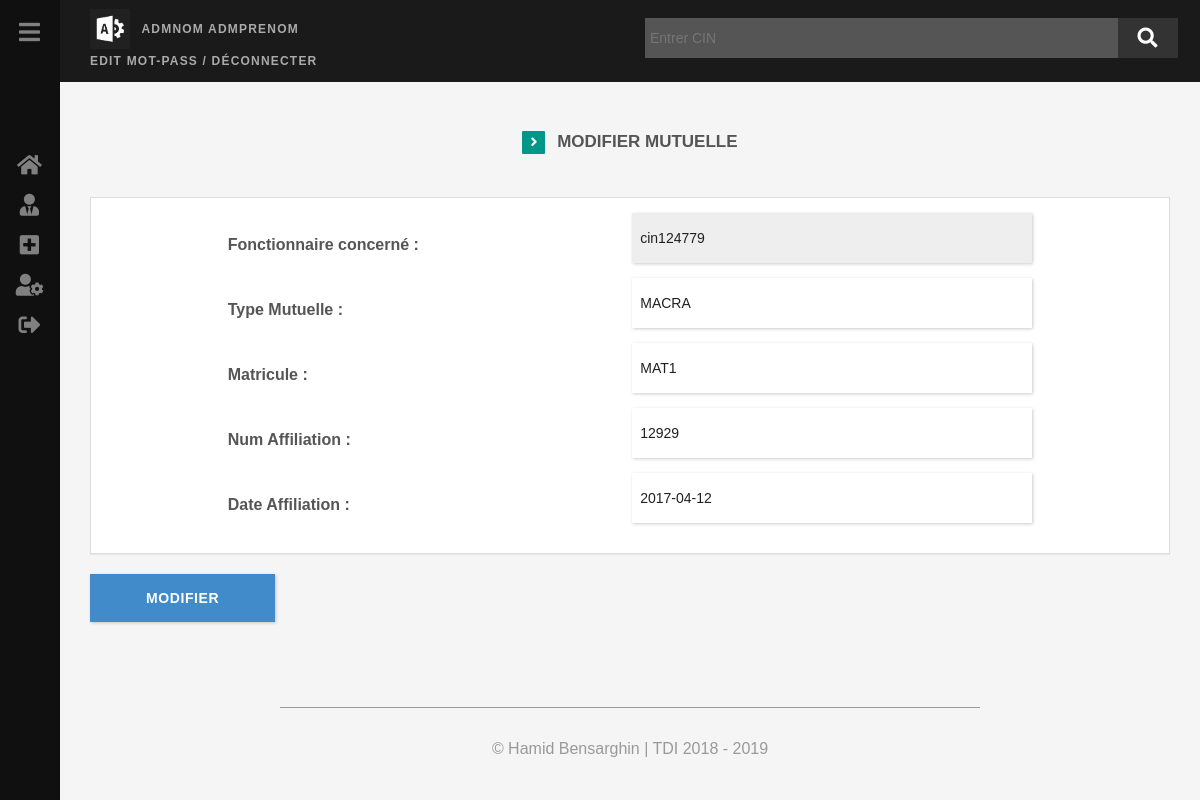
/GestPersonnel/mutuelle?page=modifier&idM=1 (signed in), run on the app's committed database.
### tables this page shows
CREATE TABLE IF NOT EXISTS `identite` (
  `CIN` varchar(15) NOT NULL,
  `Nom` varchar(30) DEFAULT NULL,
  `Prenom` varchar(30) DEFAULT NULL,
  `Nom_ar` varchar(30) DEFAULT NULL,
  `Prenom_ar` varchar(30) DEFAULT NULL,
  `DateNassance` date DEFAULT NULL,
  `LieuNaissance` varchar(50) DEFAULT NULL,
  `PayNaissance` varchar(30) DEFAULT NULL,
  `Sexe` varchar(10) DEFAULT NULL,
  `EtatMatrimonial` varchar(30) DEFAULT NULL,
  `DateRecrutement` date DEFAULT NULL,
  `ImputationBudg` varchar(25) DEFAULT NULL,
  `PPR` varchar(10) DEFAULT NULL,
  `NPort` varchar(15) DEFAULT NULL,
  `NFix` varchar(15) DEFAULT NULL,
  `Email` varchar(25) DEFAULT NULL,
  `Adresse` varchar(40) DEFAULT NULL,
  `Photo` varchar(255) DEFAULT NULL,
  `Observation` text,
  `IdEnt` int(11) NOT NULL AUTO_INCREMENT,
  PRIMARY KEY (`IdEnt`),
  UNIQUE KEY `IdEnt` (`IdEnt`),
  UNIQUE KEY `CIN` (`CIN`)
);

CREATE TABLE IF NOT EXISTS `mutuelle` (
  `idM` int(11) NOT NULL AUTO_INCREMENT,
  `typeMut` varchar(15) NOT NULL,
  `Matricule` varchar(20) NOT NULL,
  `NumAffiliation` int(11) NOT NULL,
  `DateAffiliation` date NOT NULL,
  `IdEnt` int(11) NOT NULL,
  PRIMARY KEY (`idM`),
  KEY `IdEnt` (`IdEnt`)
);

### GestPersonnel/layout/functions.php (called while the page is built, shortened)
<?php
   function checkIden($table,$IdEnt){
	   	global $db;
	   	$row='';
	   	$stm=$db->prepare("SELECT * FROM ".$table." WHERE IdEnt=?");
		$stm->execute([$IdEnt]);
		if ($stm->rowCount() > 0) {
			$row=$stm->fetch();
		}
		return $row;
   }
   function checkTable($table,$item=null,$cin){
	   	global $db;
	   	$row='';
	   	$stm=$db->prepare("SELECT * FROM ".$table." WHERE ".$item."=?");
		$stm->execute([$cin]);
		if ($stm->rowCount() > 0) {
			$row=$stm->fetch();
		}
		return $row;
   }
 ?>

### GestPersonnel/mutuelle.php (the view, shortened to what this page needs)
<?php include 'layout/header.php'; ?>
<?php if (isset($_GET['page'])) {
			?>
	<?php
	if ($_GET['page']=='modifier'){
		if (isset($_REQUEST['idM'])) :
		$idM=$_REQUEST['idM'];
		if( !empty(checkTable('mutuelle','idM',$idM)) ) {
			$result=checkTable('mutuelle','idM',$idM);
			$fk=checkIden('identite',$result->IdEnt);
			?>
	<div class="container">
		<div class="header">
	        <p><span class="fa fa-angle-right"></span> modifier Mutuelle</p>
	    </div>
		<div class="container">
			<form method="POST">
			<div id="contactform">
				<div class="panel panel-default">
					<div class="panel-body">
		                <div class="row">
							<div class="form-inline">
								<label>Fonctionnaire concerné : </label>
				                <input type="text" class="form-control" name="fnt" placeholder="Prénom" value="<?php echo $fk->CIN?>" readonly/>
				            </div>
							<div class="form-inline">
								<label>Type Mutuelle : </label>
				                <input type="text" class="form-control" name="typeMut" placeholder="Type Mutuelle" value="<?php if (isset($result->typeMut)) echo $result->typeMut?>" />
				            </div>
				            <div class="form-inline">
				            	<label>Matricule : </label>
				                <input type="text" class="form-control" name="Matricule" placeholder="Matricule" value="<?php if (isset($result->Matricule)) echo $result->Matricule?>" />
				            </div>
				            <div class="form-inline">
				                <label>Num Affiliation : </label>
				                <input type="text" class="form-control" name="NumAffiliation"  value="<?php if (isset($result->NumAffiliation)) echo $result->NumAffiliation?>" />
				            </div>
				            <div class="form-inline">
				                <label>Date Affiliation : </label>
				                <input type="text" class="form-control" name="DateAffiliation"  value="<?php if (isset($result->DateAffiliation)) echo $result->DateAffiliation?>" />
				            </div>
				        </div>
					</div>
				</div>
	            <button class="btn btn-outlined btn-primary vrf" type="submit" name="modifier">modifier</button>
	        </div>
        </form>
		</div>
	</div>
	<?php
	}
 endif;
    }
} else{header('Location:accueil.php'); exit(); }include 'layout/footer.php'; ?>

### GestPersonnel/assets/css/style.css (style rules this page uses)
body { font-family: 'Lato',sans-serif; font-weight: 300; font-size: 16px; color: #555; background: #f5f5f5; -webkit-transition: all .3s ease; -moz-transition: all .3s ease; -ms-transition: all .3s ease; -o-transition: all .3s ease; transition: all .3s ease; margin-left: 60px; font-family: sans-serif; }
.container { width: 100%; }
p { line-height: 1.8; margin-bottom: 25px; font-size: 16px; }
.btn { border-radius: 0; padding: 4px 10px; letter-spacing:.6px; text-transform: uppercase; font-weight: 700; }
.header { margin: 30px auto 40px }
.header p { padding: 0; text-align: center; font-weight: 700; text-transform: uppercase; font-size: 17px; }
.header span { color: #fff; width: 23px; line-height: 23px; font-size: 14px; margin-right: 7px; height: 23px; border-radius: 1px; background: #009688 }
.form-inline { clear: both; }
#contactform input[type="text"], #contactform input[type="email"], #contactform input[type="search"], #contactform input[type="password"], #contactform input[type="file"] { max-width: 400px; padding: 25px 8px; margin-bottom: 15px; border-radius: 0; box-shadow: 1px 1px 3px rgba(90,90,90,.3); color: #202020; border: none; }
#contactform label { width: 400px; text-align: left; }
.vrf { margin-bottom: 15px; padding: 14px 56px; box-shadow: 1px 1px 3px rgba(90,90,90,.3); border: none; }
.panel-default { border-radius: 0 }
.panel-body { padding: 0 }
.panel .row { padding: 15px; line-height: 30px; border-bottom: 1px solid #eee; margin: auto; }
.panel-body .row:last-child { text-align: center; border: none; }

### data on the page
identite: fnt "cin124779"
mutuelle: typeMut "MACRA", Matricule "MAT1", NumAffiliation "12929", DateAffiliation "2017-04-12"

### other printed values
$_SESSION['nom_authent'] "ADMNOM"
$_SESSION['prenom_authent'] "ADMPRENOM"
